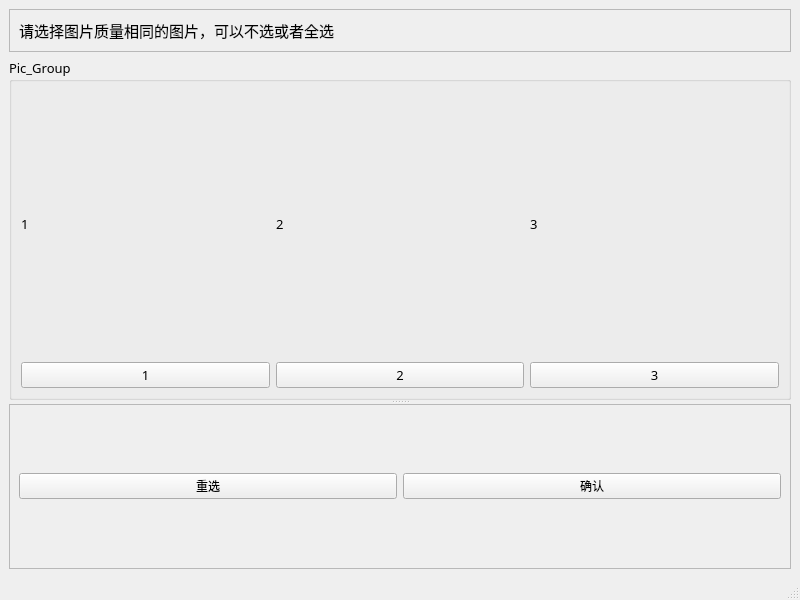
<?xml version="1.0" encoding="UTF-8"?>
<ui version="4.0">
 <class>MainWindow1</class>
 <widget class="QMainWindow" name="MainWindow1">
  <property name="geometry">
   <rect>
    <x>0</x>
    <y>0</y>
    <width>800</width>
    <height>600</height>
   </rect>
  </property>
  <property name="windowTitle">
   <string>MainWindow</string>
  </property>
  <widget class="QWidget" name="centralwidget">
   <layout class="QGridLayout" name="gridLayout_4">
    <item row="0" column="0">
     <widget class="QFrame" name="frame_2">
      <property name="frameShape">
       <enum>QFrame::StyledPanel</enum>
      </property>
      <property name="frameShadow">
       <enum>QFrame::Raised</enum>
      </property>
      <layout class="QGridLayout" name="gridLayout">
       <item row="0" column="0">
        <widget class="QLabel" name="lbl_Title">
         <property name="font">
          <font>
           <family>黑体</family>
           <pointsize>11</pointsize>
          </font>
         </property>
         <property name="layoutDirection">
          <enum>Qt::LeftToRight</enum>
         </property>
         <property name="text">
          <string>请选择图片质量相同的图片，可以不选或者全选</string>
         </property>
        </widget>
       </item>
      </layout>
     </widget>
    </item>
    <item row="1" column="0">
     <widget class="QSplitter" name="splitter">
      <property name="orientation">
       <enum>Qt::Vertical</enum>
      </property>
      <widget class="QGroupBox" name="groupBox">
       <property name="font">
        <font>
         <family>黑体</family>
         <pointsize>10</pointsize>
        </font>
       </property>
       <property name="title">
        <string>Pic_Group</string>
       </property>
       <layout class="QGridLayout" name="gridLayout_2">
        <item row="0" column="0">
         <widget class="QLabel" name="lbl_Pic1">
          <property name="text">
           <string>1</string>
          </property>
         </widget>
        </item>
        <item row="0" column="1">
         <widget class="QLabel" name="lbl_Pic2">
          <property name="text">
           <string>2</string>
          </property>
         </widget>
        </item>
        <item row="0" column="2">
         <widget class="QLabel" name="lbl_Pic3">
          <property name="text">
           <string>3</string>
          </property>
         </widget>
        </item>
        <item row="1" column="0">
         <widget class="QPushButton" name="btn_1">
          <property name="text">
           <string>1</string>
          </property>
         </widget>
        </item>
        <item row="1" column="1">
         <widget class="QPushButton" name="btn_2">
          <property name="text">
           <string>2</string>
          </property>
         </widget>
        </item>
        <item row="1" column="2">
         <widget class="QPushButton" name="btn_3">
          <property name="text">
           <string>3</string>
          </property>
         </widget>
        </item>
       </layout>
      </widget>
      <widget class="QFrame" name="frame">
       <property name="frameShape">
        <enum>QFrame::StyledPanel</enum>
       </property>
       <property name="frameShadow">
        <enum>QFrame::Raised</enum>
       </property>
       <layout class="QGridLayout" name="gridLayout_3">
        <item row="0" column="0">
         <widget class="QPushButton" name="btn_Rechose">
          <property name="text">
           <string>重选</string>
          </property>
         </widget>
        </item>
        <item row="0" column="1">
         <widget class="QPushButton" name="btn_chose">
          <property name="text">
           <string>确认</string>
          </property>
         </widget>
        </item>
       </layout>
      </widget>
     </widget>
    </item>
   </layout>
  </widget>
  <widget class="QMenuBar" name="menubar">
   <property name="geometry">
    <rect>
     <x>0</x>
     <y>0</y>
     <width>800</width>
     <height>26</height>
    </rect>
   </property>
  </widget>
  <widget class="QStatusBar" name="statusbar"/>
 </widget>
 <resources/>
 <connections/>
</ui>
